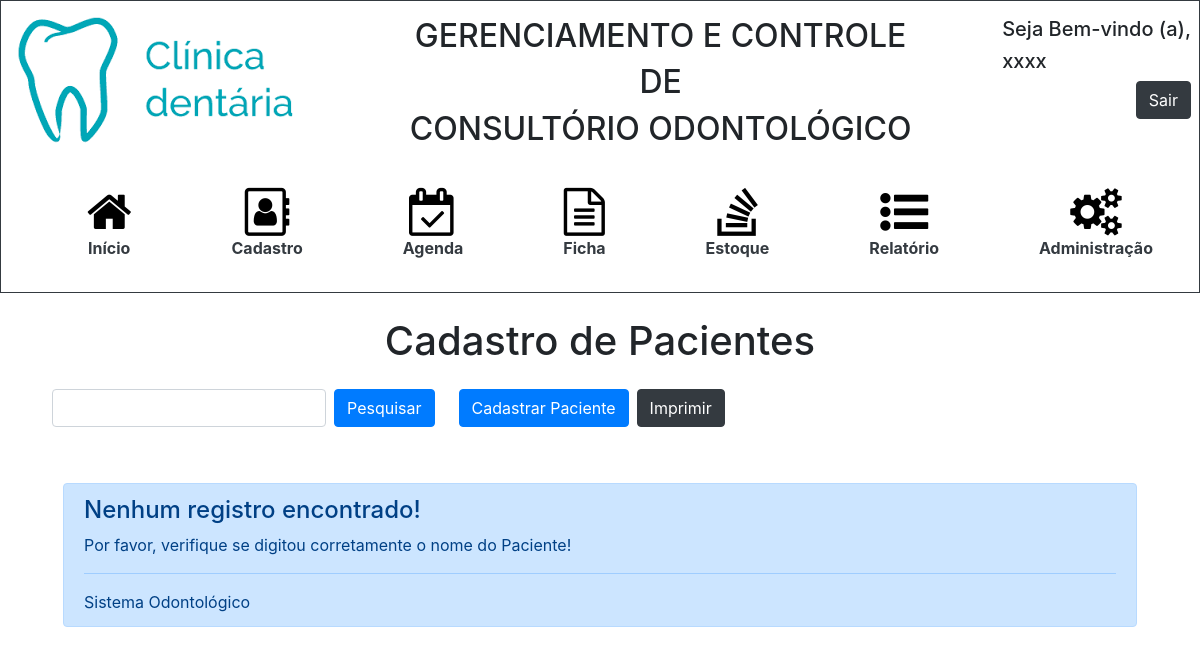
/cadastro.php?nome=matheus, run on an earlier commit of the app's database.
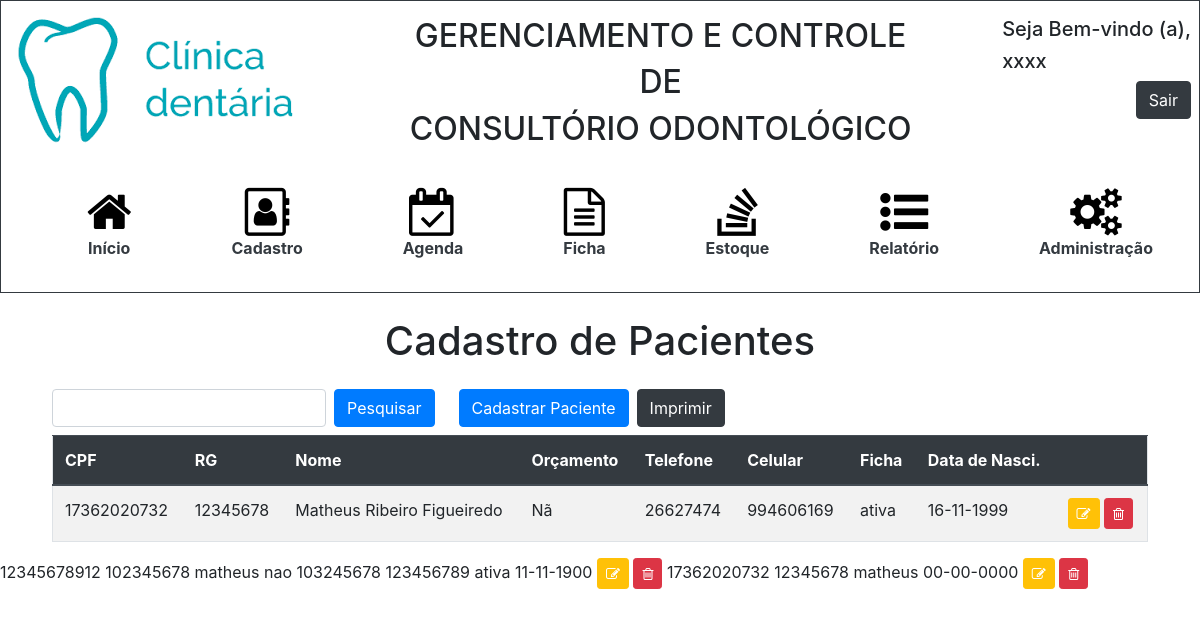
And on a later commit of the database.
### tables this page shows
CREATE TABLE `pessoa` (
  `id_pessoa` int(11) NOT NULL,
  `cpf` varchar(15) NOT NULL,
  `rg` varchar(15) NOT NULL,
  `nome` varchar(100) NOT NULL,
  `orcamento` varchar(3) DEFAULT NULL,
  `telefone` varchar(15) DEFAULT NULL,
  `celular` varchar(15) NOT NULL,
  `email` varchar(50) DEFAULT NULL,
  `cep` varchar(15) NOT NULL,
  `endereco` varchar(100) NOT NULL,
  `complemento` varchar(100) DEFAULT NULL,
  `bairro` varchar(50) NOT NULL,
  `nascimento` date NOT NULL,
  `cidade` varchar(30) NOT NULL,
  `uf` varchar(5) DEFAULT NULL,
  `situacaoficha` varchar(20) DEFAULT NULL,
  `doencabase` varchar(255) DEFAULT NULL,
  `alergia` varchar(255) DEFAULT NULL,
  `medicamentos` varchar(255) DEFAULT NULL,
  `cirurgia` varchar(255) DEFAULT NULL,
  `internacoes` varchar(255) DEFAULT NULL,
  `pa` varchar(255) DEFAULT NULL,
  `queixaprinc` varchar(255) DEFAULT NULL
);

### cadastro.php (the view, shortened to what the changed rows need)
<!DOCTYPE html>
<html>
	<head>
		<link rel="stylesheet" href="https://stackpath.bootstrapcdn.com/bootstrap/4.3.1/css/bootstrap.min.css">
		<link rel="stylesheet" href="https://cdnjs.cloudflare.com/ajax/libs/font-awesome/4.7.0/css/font-awesome.min.css">
		<link rel="stylesheet" type="text/css" href="styleHeader.css">
	</head>
	<body>
		<?php include 'header.php'?>
		<h1 class = "text-center mb-4">Cadastro de Pacientes</h1>
        <div class = "pl-5 pr-5">
                <?php
                    if(isset($_GET["nome"])){
                        $nome = $_GET["nome"];
                        include_once 'conexao.php';
                        $sql = "SELECT * FROM pessoa WHERE nome
                        LIKE '{$nome}%'";
                        if($nome == "" || $nome == "%" || $nome == "'"){ ?>
                            <div class = "container">
                                <div class="alert alert-danger mt-5" role="alert">
                                    <h4 class="alert-heading">Valor digitado inválido!</h4>
                                    <p>Digite um valor válido para consulta!</p>
                                    <hr>
                                    <p class="mb-0">Sistema Odontológico</p>
                                </div>
                            </div>
                        <?php
                        } else {
                        $result = mysqli_query($con, $sql);
                        $totalRegistros = mysqli_num_rows($result);
                        if($totalRegistros > 0){
                ?>
            <div class = "overflow-auto ml-1 mr-1" style = "max-height: 550px">
                <table class="table border table-striped">
                    <thead id = "theadCadastro" class = "thead-dark">
                        <tr>
                            <th scope="col">CPF</th>
                            <th scope="col">RG</th>
                            <th scope="col">Nome</th>
                            <th scope="col">Orçamento</th>
                            <th scope="col">Telefone</th>
                            <th scope="col">Celular</th>
                            <th scope="col">Ficha</th>
                            <th scope="col">Data de Nasci.</th>
                            <th scope="col"></th>
                        </tr>
                    </thead>
                    <tbody id = "tbodyCadastro">
                    <?php
                            while($array = mysqli_fetch_array($result)){
                                $idPessoa = $array['id_pessoa'];
                                $nascimento = $array['nascimento'];
                                $dtNasci = explode('-', $nascimento);
                                $datadeNascimento = $dtNasci[2] . "-" . $dtNasci[1]. "-" . $dtNasci[0];
                        ?>
                            <tr>
                                <td><?php echo $array['cpf'];?></td>
                                <td><?php echo $array['rg'];?></td>
                                <td><?php echo $array['nome'];?></td>
                                <td><?php echo $array['orcamento'];?></td>
                                <td><?php echo $array['telefone'];?></td>
                                <td><?php echo $array['celular'];?></td>
                                <td><?php echo $array['situacaoficha'];?></td>
                                <td><?php echo $datadeNascimento?></td>
                                <td>
                                    <a class="btn btn-warning btn-sm"  style="color:#fff" href="editarCadastro.php?id=<?php echo $idPessoa?>" role="button"><i class="fa fa-pencil-square-o" aria-hidden="true"></i></a>
                                    <a class="btn btn-danger btn-sm"  style="color:#fff" href="#" onclick = "excluir(<?php echo $array['id_pessoa']?>)" role="button"><i class="fa fa-trash-o" aria-hidden="true"></i></a>
                                </td>
                            </tr>
                       </tbody>
                    </table>
                </div>
            </div>
                            <?php
                }
                    } else {?>
                        <div class = "container">
                            <div class="alert alert-primary mt-5" role="alert">
                                <h4 class="alert-heading">Nenhum registro encontrado!</h4>
                                <p>Por favor, verifique se digitou corretamente o nome do Paciente!</p>
                                <hr>
                                <p class="mb-0">Sistema Odontológico</p>
                            </div>
                        </div>
                        <?php
                    }
                }
            }
                ?>
	</body>
</html>

What changed in the data, as far as the page shows it:
added pessoa: cpf "17362020732", rg "12345678", nome "Matheus Ribeiro Figueiredo", orcamento "Nã", telefone "26627474", celular "994606169", situacaoficha "ativa", nascimento "16-11-1999"
added pessoa: cpf "12345678912", rg "102345678", nome "matheus", orcamento "nao", telefone "103245678", celular "123456789", situacaoficha "ativa", nascimento "11-11-1900"
added pessoa: cpf "17362020732", rg "12345678", nome "matheus", nascimento "00-00-0000"
Also different on the page:
text no longer shown: "Nenhum registro encontrado! Por favor, verifique se digitou corretamente o nome do Paciente! Sistema Odontológico"
text now shown: "CPF RG Nome Orçamento Telefone Celular Ficha Data de Nasci."
